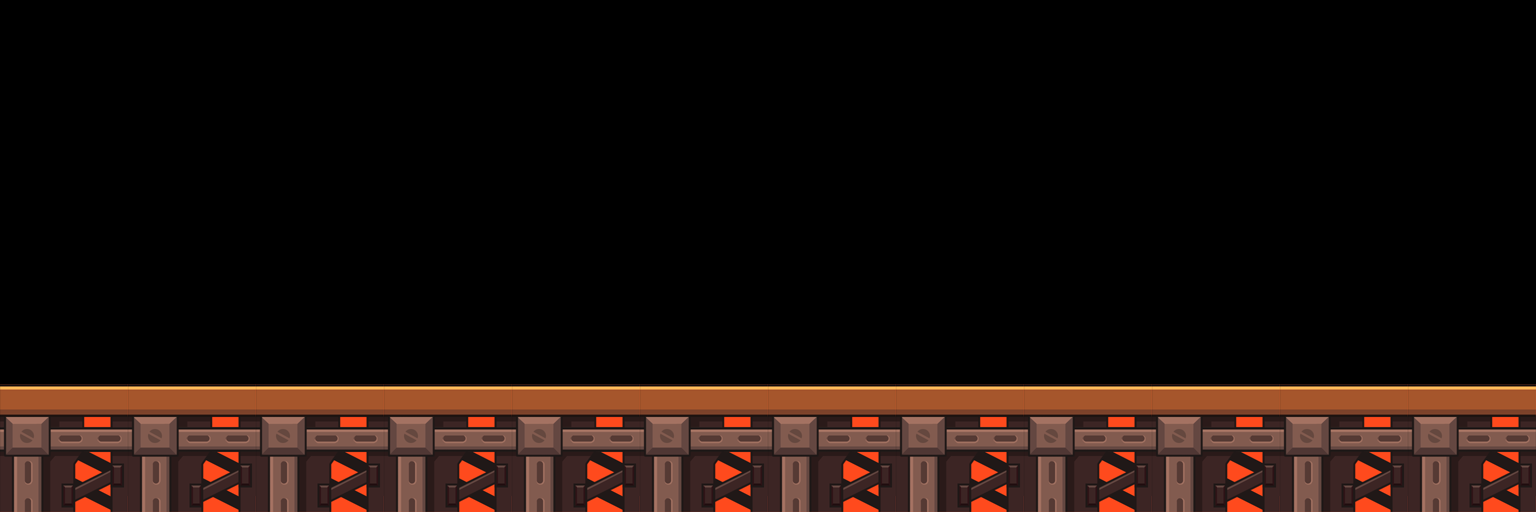

This game map was drawn from its Tiled (.tmx) file and the tilesets committed beside it. A one-line description and the trimmed map source follow:
An orthogonal 96x32 tile map with 16x16 px tiles, 1 tile layer (layer) and 3 objects.

<map version="1.0" orientation="orthogonal" width="96" height="32" tilewidth="16" tileheight="16">
 <tileset firstgid="1" name="tile_obstable" tilewidth="16" tileheight="16">
  <image source="tile_obstable.png" width="512" height="512" />
 </tileset>
 <layer name="layer" width="96" height="32">
  <data>[3072 cells, 768 non-empty, 64 distinct tile ids]</data>
 </layer>
 <objectgroup color="#a40f57" name="object" width="96" height="32">
  <object x="144" y="256">
   <polygon points="0,0 -32,64 32,64" />
  </object>
  <object x="272" y="304">
   <polyline points="0,0 128,16 288,0 425,-25 513,-56" />
  </object>
  <object x="483" y="98">
   <polygon points="0,0 -5,83 51,26" />
  </object>
 </objectgroup>
</map>